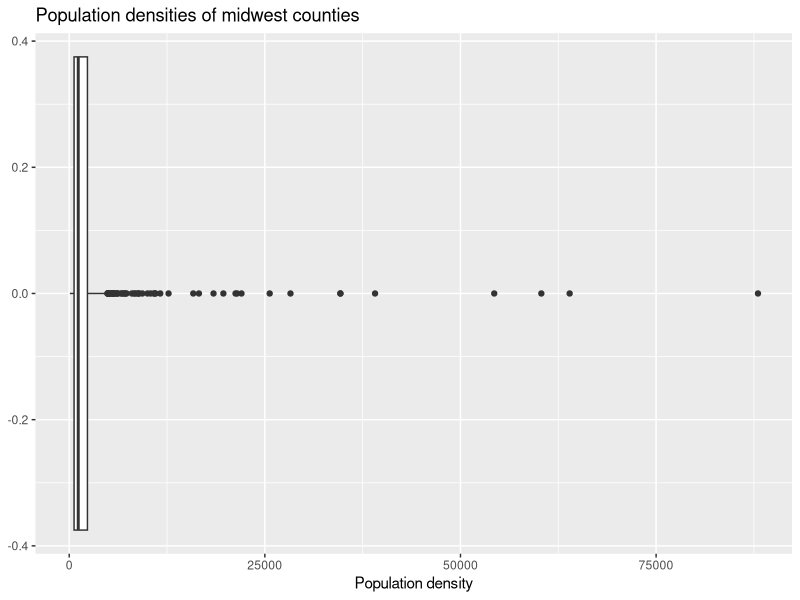
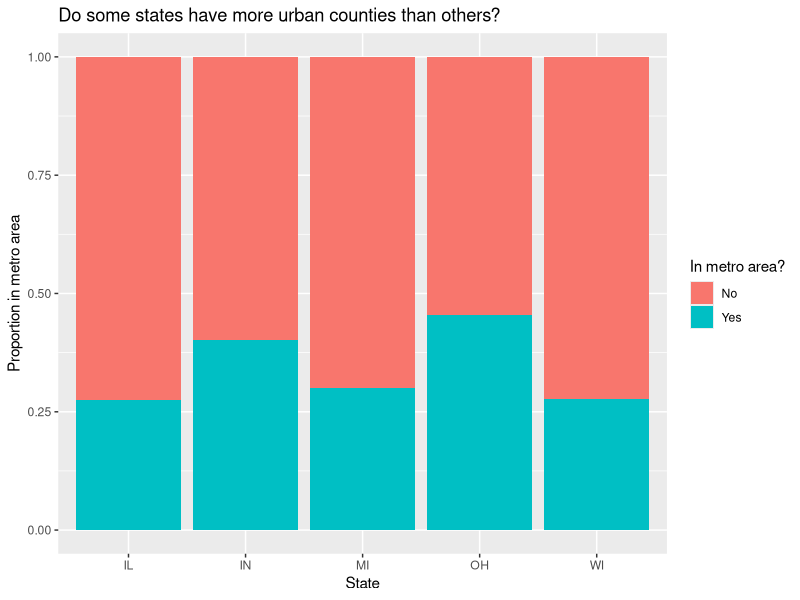

The R source for these figures, in order:
## ---- chunk 1
#| eval: true
#| message: false
library(tidyverse)
## ---- chunk 2
df <- tibble(
  var_1 = c(50, 20, 70, 10, 100, 30, 40, 80, 120, 60, 90, 110),
  var_2 = c("Pizza", "Burger", "Pizza", "Pizza", "Burger", "Burger",
            "Burger", "Pizza", "Burger", "Pizza", "Pizza", "Burger"),
  var_3 = c("Apple", "Apple", "Pear", "Banana", "Pear", "Banana",
            "Apple", "Apple", "Pear", "Pear", "Banana", "Banana")
)

df
## ---- chunk 3
#| label: popdensity-boxplot
#| fig-width: 5
#| fig-height: 3
#| echo: false
#| eval: true

ggplot(midwest, aes(x = popdensity)) +
  geom_boxplot() +
  labs(
    title = "Population densities of midwest counties",
    x = "Population density"
  )
## ---- chunk 4
#| label: metro-barplot
#| fig-width: 7
#| fig-height: 3
#| echo: false
#| eval: true
midwest <- midwest |>
  mutate(metro = if_else(inmetro == 1, "Yes", "No"))

ggplot(midwest, aes(x = state, fill = metro)) +
  geom_bar(position = "fill") +
  labs(
    title = "Do some states have more urban counties than others?",
    x = "State",
    y = "Proportion in metro area",
    fill = "In metro area?"
  )
